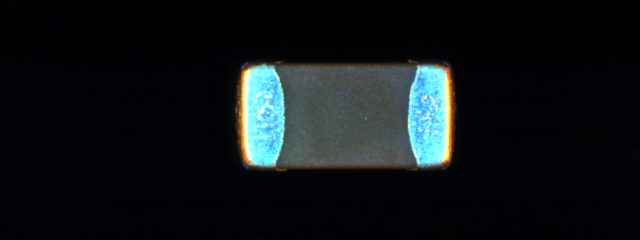
#> input picture JaeHo/001-1.tif, 640 x 240 px
$ python test.py
#> lines starting #> are read from the running program, lines starting #| are printed output that depends on the picture; after the words box and inside, x2 and y2 are one past the last pixel; in counts of white or black regions, pixels touching at a corner belong together
import cv2


def empty(pos):
    #     print(pos)
    pass

img = cv2.imread('001-1.tif',cv2.IMREAD_GRAYSCALE)
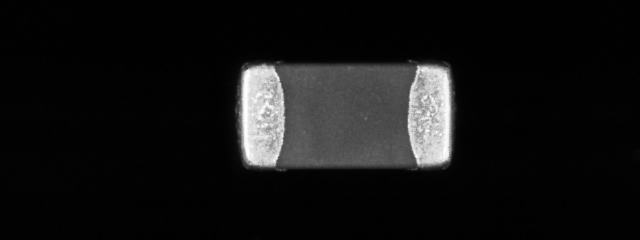
#> img: shape (240, 640); min 0, max 255, mean 19.8

name = 'Trackbar'
cv2.namedWindow(name)

cv2.createTrackbar('threshold',name,127,255,empty) # bar 이름, 창의 이름, 초기값, 최대값, 이벤트 처리

while 1:
    thresh = cv2.getTrackbarPos('threshold',name) # bar 이름, 창의 이름
    ret, binary_toz = cv2.threshold(img,thresh,255,cv2.THRESH_TOZERO_INV) # tozero_inv 로 전극 부분 검은색으로 만든 다음
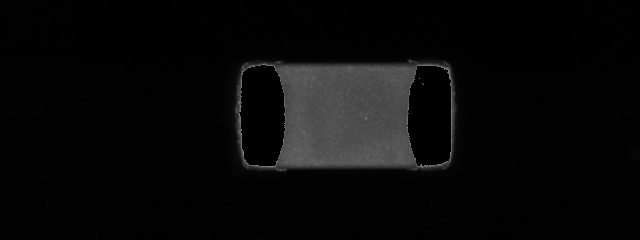
#> binary_toz: shape (240, 640); min 0, max 127, mean 9.4
#> ret = 127
    _, binary = cv2.threshold(binary_toz,50,255,cv2.THRESH_BINARY) # 위 이미지를 이진화
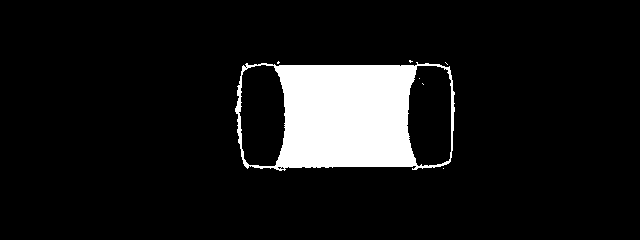
#> binary: shape (240, 640); 9.3% white; 7 white regions (6 under 20 px), largest, box (x1, y1, x2, y2) and area: (235, 62, 455, 171) 14189
    se = cv2.getStructuringElement(cv2.MORPH_RECT, (5,5)) # 이진화만 하면 테두리가 그대로 남아있어서
    ope = cv2.morphologyEx(binary, cv2.MORPH_OPEN, se) # 열림 연산을 통해 노이즈 제거
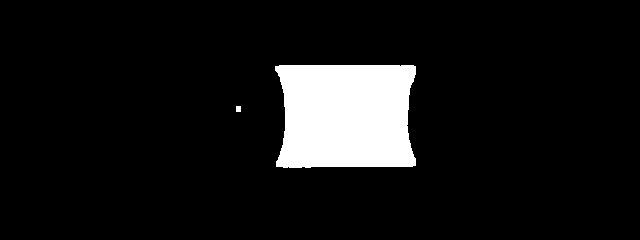
#> ope: shape (240, 640); 8.6% white; 2 white regions, box (x1, y1, x2, y2) and area: (275, 65, 416, 168) 13219, (236, 106, 241, 112) 30
    if not ret:
        break

    cv2.imshow(name,ope)
    if cv2.waitKey(1) == ord('q'):
#> (key q is pressed here)
        break

$ run again, with JaeHo/001-2.tif copied over JaeHo/001-1.tif
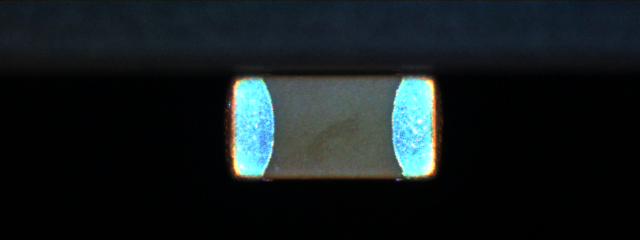
#> input picture JaeHo/001-2.tif, 640 x 240 px
#> ret = 127
#> `_, binary = cv2.threshold(binary_toz,50,255,cv2.THRESH_BINARY)`:
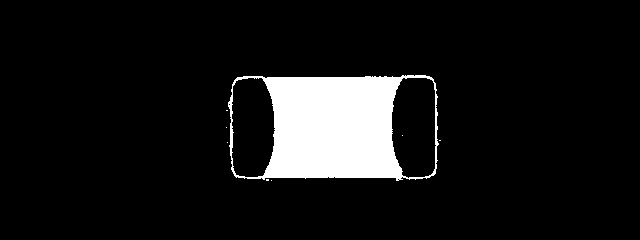
#> binary: shape (240, 640); 8.7% white; 8 white regions (7 under 20 px), largest, box (x1, y1, x2, y2) and area: (228, 75, 439, 181) 13366
#> `ope = cv2.morphologyEx(binary, cv2.MORPH_OPEN, se)`:
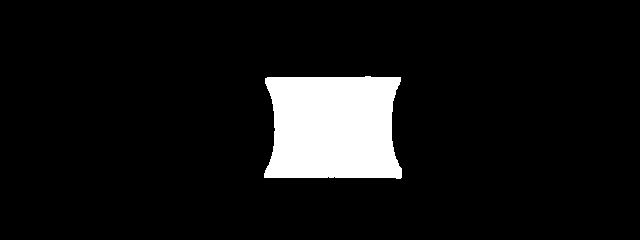
#> ope: shape (240, 640); 8.2% white; 1 white region, box (x1, y1, x2, y2) and area: (264, 76, 402, 179) 12591

$ run again, with JaeHo/001-3.tif copied over JaeHo/001-1.tif
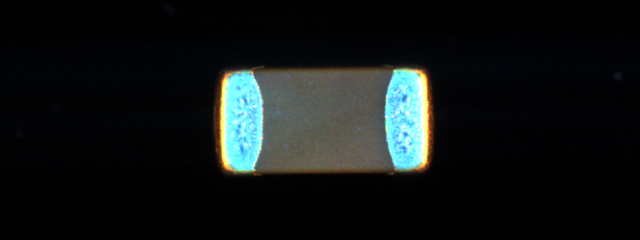
#> input picture JaeHo/001-3.tif, 640 x 240 px
#> ret = 127
#> `_, binary = cv2.threshold(binary_toz,50,255,cv2.THRESH_BINARY)`:
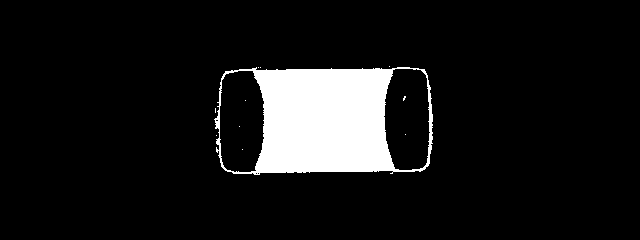
#> binary: shape (240, 640); 9.1% white; 11 white regions (10 under 20 px), largest, box (x1, y1, x2, y2) and area: (214, 67, 433, 175) 13989
#> `ope = cv2.morphologyEx(binary, cv2.MORPH_OPEN, se)`:
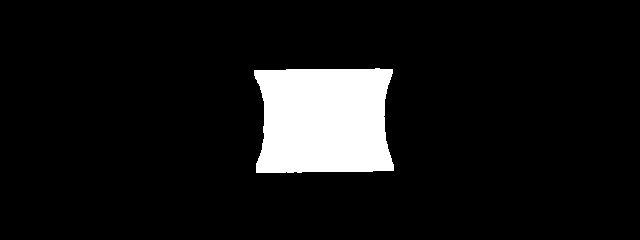
#> ope: shape (240, 640); 8.5% white; 1 white region, box (x1, y1, x2, y2) and area: (254, 68, 394, 173) 13116
